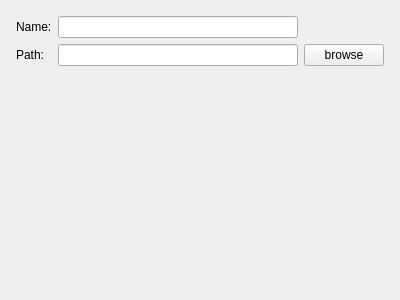
<?xml version="1.0" encoding="UTF-8"?>
<ui version="4.0">
 <class>ProSetPage</class>
 <widget class="QWizardPage" name="ProSetPage">
  <property name="geometry">
   <rect>
    <x>0</x>
    <y>0</y>
    <width>400</width>
    <height>300</height>
   </rect>
  </property>
  <property name="windowTitle">
   <string>WizardPage</string>
  </property>
  <layout class="QGridLayout" name="gridLayout_2">
   <item row="0" column="0">
    <layout class="QGridLayout" name="gridLayout">
     <property name="leftMargin">
      <number>5</number>
     </property>
     <property name="topMargin">
      <number>5</number>
     </property>
     <property name="rightMargin">
      <number>5</number>
     </property>
     <property name="bottomMargin">
      <number>5</number>
     </property>
     <item row="0" column="2">
      <widget class="QLineEdit" name="name_lineEdit"/>
     </item>
     <item row="1" column="0">
      <widget class="QLabel" name="path">
       <property name="text">
        <string>Path:</string>
       </property>
      </widget>
     </item>
     <item row="1" column="3">
      <widget class="QPushButton" name="browse_btn">
       <property name="text">
        <string>browse</string>
       </property>
      </widget>
     </item>
     <item row="1" column="2">
      <widget class="QLineEdit" name="path_lineEdit"/>
     </item>
     <item row="0" column="0">
      <widget class="QLabel" name="nam">
       <property name="text">
        <string>Name:</string>
       </property>
      </widget>
     </item>
     <item row="2" column="2">
      <widget class="QLabel" name="tips">
       <property name="text">
        <string/>
       </property>
      </widget>
     </item>
    </layout>
   </item>
  </layout>
 </widget>
 <resources/>
 <connections/>
</ui>
